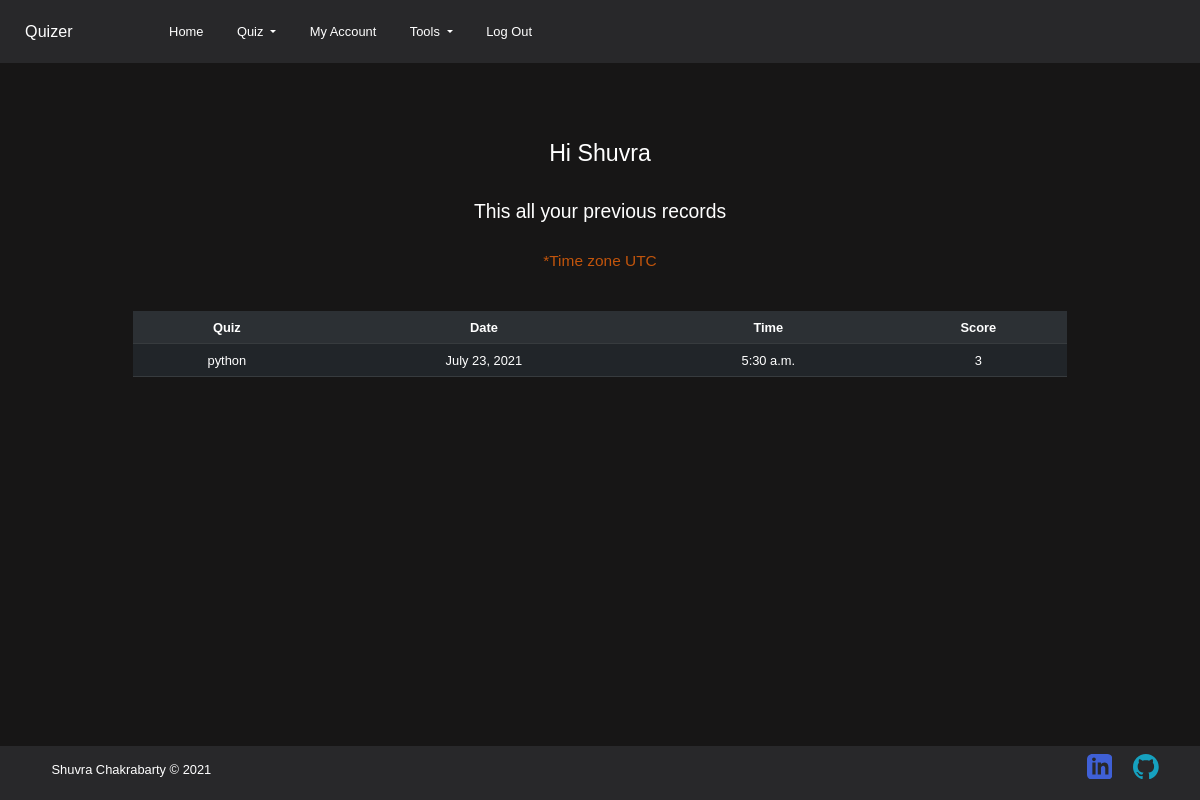
Page /account/ (signed in) on the committed database.
### quiz/models.py (models this page shows)
class User(models.Model):
    id=models.AutoField(primary_key=True)
    name = models.CharField(max_length=60,unique=False)
    email = models.EmailField(max_length=254,unique=False)
    password = models.CharField(max_length=50,unique=False)
    otp = models.IntegerField(unique=False)
    datetime = models.DateTimeField(auto_now_add=True, null=True)
    validation = models.CharField(max_length=4,unique=False)

class User_stat(models.Model):
    id = models.AutoField(primary_key=True)
    name = models.CharField(max_length=50, unique=False)
    score = models.CharField(max_length=10, unique=False)
    date =  models.DateField(auto_now_add=True)
    time = models.TimeField(auto_now_add=True)
    user_id = models.IntegerField(unique=False)

### quiz/views.py (the view)
# urls.py: path("account/",views.account,name='account'),
def account(requests):
    requests.session['score'] = 0
    requests.session['no'] = 1
    if requests.session.has_key('email'):
        id = requests.session['user_id']
        user_data = User.objects.get(id=id)
        user_name = user_data.name
        data = User_stat.objects.all().filter(user_id=id)
        my_dic = {'records': data, 'name': user_name}
        return render(requests,'account.html',context=my_dic)
    else:
        return render(requests,'index.html')

### templates/account.html (shortened to what this page needs)
{% extends 'head.html' %}
{% block body_block %}
<section class="ac_section">
    <div class="ac_text">
        <h1>Hi {{name}}</h1>
    </div>
    <div class="ac_h4">
        <h4>This all your previous records</h4>
        <p style:"color:orange; "id="ac_p">*Time zone UTC</p>
    </div>
    <div class="ac_table" style="
    margin-bottom: 10rem;">
        <table class="table table-dark table-striped">
            <tr>
                <th>Quiz</th>
                <th>Date</th>
                <th>Time</th>
                <th>Score</th>
            </tr>
        {% if records %}
        {%  for stat in records %}
        <tr>
            <td>{{stat.name}}</td>
            <td>{{stat.date}}</td>
            <td>{{stat.time}}</td>
            <td>{{stat.score}}</td>
        </tr>
        {% endfor %}
        {% else %}
        <p id="ac_p">No Data Available</p>
        {% endif %}
        </table>
    </div>
</section>
    <footer>
        <h3 class="copy"> <a href="https://shuvra.tech/">Shuvra Chakrabarty &copy 2021</a></h3>
        <div class="div_footer">
            <ul>
                <li><a href="https://www.linkedin.com/in/shuvra-chakrabarty-88a373217">
            </a></li>
                            <li><a href="https://github.com/shuvra-matrix">
            </a></li>
            </ul>
        </div>
    </footer>
</body>
</html>
{% endblock %}

### static/css/style.css (style rules this page uses)
body { margin: 0; padding: 0; box-sizing: border-box; font-family: 'Noto Sans JP', sans-serif; background-color: #171616; }
.svge,svg { width: 90%; margin: auto; display: flex; height: 30rem; }
html { font-size: 80.5%; }
footer { padding: .6rem ; background:#28282a; position:fixed; bottom: 0px; width: 100%; display: flex; flex-direction: row; justify-content: space-around; align-items: center; }
footer,h3 { padding-left: 2rem; flex: 1 1 10rem; color: white; }
footer,ul { flex: 1 1 20rem; display: flex; }
footer,li { list-style-type: none; padding-right: 1.6rem; }
footer,a { text-decoration: none; color: white; font-size: 1rem; }
footer, a:hover { color: orange; }
.copy { font-size: 1.2rem; }
.question,h1 { font-size: 1.8rem; }
.index_text,p { padding-top: 1.5rem; color: #c2550c; font-size: 1.2rem; }
.question,h1 { color: white; }
.ac_section { width: 80%; max-height: 100vh; margin: auto; display: flex; flex-direction: column; justify-content: space-between; text-align: center; }
.ac_text,.ac_h4,.ac_table { margin: 1rem; }
.ac_h4 { color: white; }

### rows in the picture
User: name "Shuvra"
User_stat: name "python", date "July 23, 2021", time "5:30 a.m.", score "3"
